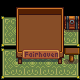

The image is a tile-based game level rendered from a .tmx file. Its description and complete source (layers, tilesets, objects, tile grids) follow:
An orthogonal 5x5 tile map with 16x16 px tiles, 7 tile layers (Back, Back5, Buildings, Buildings1, ...), 4 tilesets.

<map version="1.10" tiledversion="1.10.2" orientation="orthogonal" renderorder="right-down" compressionlevel="0" width="5" height="5" tilewidth="16" tileheight="16" infinite="0" nextlayerid="21" nextobjectid="59">
 <properties>
  <property name="AllowGiantCrops" value="T" />
  <property name="CanBuildHere" value="T" />
  <property name="EnableGrassSpread" value="T" />
  <property name="Fall_Objects" value="T" />
  <property name="FarmFishLocationOverride" value="Mountain 0.5" />
  <property name="ForceAllowTreePlanting" value="T" />
  <property name="IsFarm" value="T" />
  <property name="LocationContext" value="Default" />
  <property name="LooserBuildRestrictions" value="T" />
  <property name="Outdoors" value="T" />
  <property name="Spring_Objects" value="T" />
  <property name="Summer_Objects" value="T" />
  <property name="Winter_Objects" value="T" />
 </properties>
 <tileset firstgid="1" name="Festivals" tilewidth="16" tileheight="16" tilecount="1024" columns="32">
  <image source="Festivals.png" width="512" height="512" />
 </tileset>
 <tileset firstgid="1025" name="fairhaven" tilewidth="16" tileheight="16" tilecount="3" columns="3">
  <image source="fairhaven.png" width="48" height="18" />
 </tileset>
 <tileset firstgid="1028" name="Craftables" tilewidth="16" tileheight="16" tilecount="736" columns="8">
  <image source="Craftables.png" width="128" height="1472" />
 </tileset>
 <tileset firstgid="1764" name="furniture" tilewidth="16" tileheight="16" tilecount="2976" columns="32">
  <image source="furniture.png" width="512" height="1488" />
 </tileset>
 <layer id="1" name="Back" width="5" height="5">
  <data encoding="csv">
0,0,0,0,0,
0,0,0,0,0,
0,0,0,0,0,
0,0,0,0,0,
0,0,0,0,0
</data>
 </layer>
 <layer id="19" name="Back5" width="5" height="5">
  <data encoding="csv">
0,0,0,0,0,
4252,4253,4253,4253,4254,
4284,4285,4285,4285,4286,
4252,4253,4253,4253,4254,
4284,4285,4285,4285,4286
</data>
 </layer>
 <layer id="2" name="Buildings" width="5" height="5">
  <data encoding="csv">
0,0,0,0,0,
0,286,287,288,1294,
0,318,319,320,0,
0,350,351,352,1105,
0,0,0,0,0
</data>
 </layer>
 <layer id="20" name="Buildings1" width="5" height="5">
  <data encoding="csv">
0,0,0,0,0,
0,0,0,0,0,
0,0,0,0,0,
0,1025,1026,1027,0,
0,0,0,0,0
</data>
 </layer>
 <layer id="3" name="Front" width="5" height="5">
  <data encoding="csv">
0,254,255,256,0,
0,0,0,0,0,
0,0,0,0,0,
0,0,0,0,0,
0,0,0,0,0
</data>
 </layer>
 <layer id="4" name="AlwaysFront" width="5" height="5">
  <data encoding="csv">
0,0,0,0,0,
0,0,0,0,0,
0,0,0,0,0,
0,0,0,0,0,
0,0,0,0,0
</data>
 </layer>
 <layer id="5" name="Paths" width="5" height="5">
  <data encoding="csv">
0,0,0,0,0,
0,0,0,0,0,
0,0,0,0,0,
0,0,0,0,0,
0,0,0,0,0
</data>
 </layer>
 <objectgroup id="6" name="Back" />
 <objectgroup id="7" name="Buildings" />
 <objectgroup id="8" name="Front" />
 <objectgroup id="9" name="AlwaysFront" />
 <objectgroup id="10" name="Paths" />
</map>
